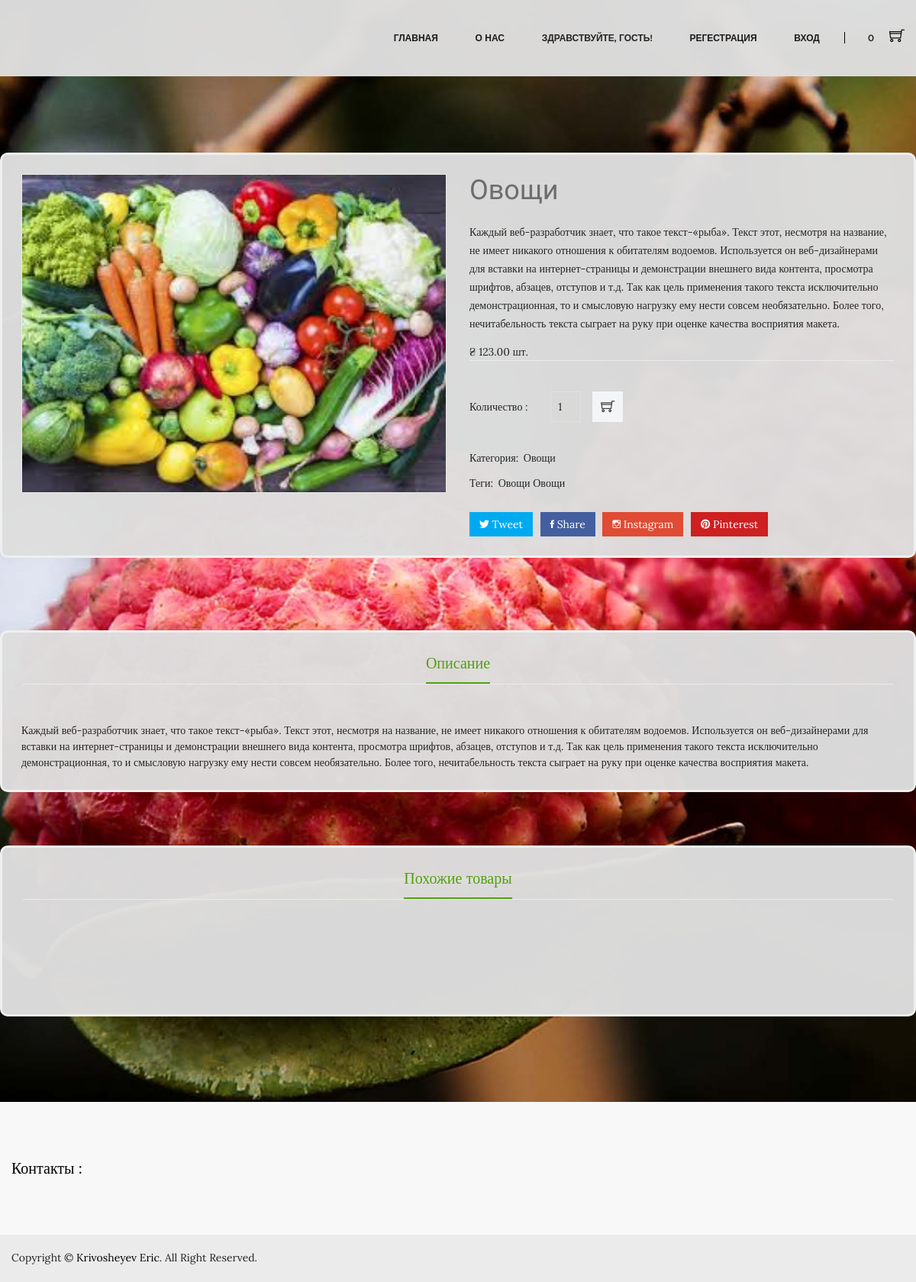
The page /product/vadgetables/ on the database its author committed.
### main/models.py (models this page shows, shortened)
class Product(models.Model):
    category = models.ForeignKey('Category' , on_delete= models.DO_NOTHING )
    title = models.CharField(max_length=100)
    price = models.DecimalField(max_digits=9, decimal_places=2)
    slug = models.SlugField()
    description = models.TextField()
    image = models.ImageField(upload_to=image_folder)
    available = models.BooleanField(default=True)
    objects= ProductManager()

class Category(models.Model):
    name = models.CharField(max_length=100)
    slug = models.SlugField(max_length=100)
    def __str__(self):
        return self.name

### main/views.py (the view)
# urls.py: path('product/<product_slug>/',product_view, name='product_detail'),
def product_view(request, product_slug):
    cart = try_session(request)
    product =Product.objects.get(slug=product_slug)
    products = Product.objects.all()
    c = count(cart)
    context = {
        'c': c,
        'product' : product,
        'categories': get_categories(),
        'products': products,
        'cart' : cart
    }
    return render(request,'product.html',context)

### main/models.py (called while the page is built)
    def all(self, *args, **kwargs):
        return super(ProductManager, self).get_queryset().filter(available=True)

### main/views.py (called while the page is built)
def min_price():
    products = Product.objects.all()
    min_price = products[0].price
    for product in products[1:]:
        if min_price > product.price:
            min_price = product.price
    return  float(min_price)

def max_price():
    products = Product.objects.all()
    max_price = products[0].price
    for product in products[1:]:
        if max_price < product.price:
            max_price = product.price
    return  float(max_price)

def check_len():
    len_of = len(Product.objects.all())
    return len_of

def default_check(request):
    request.session['check_qty'] = 20
    request.session['check_category'] = ['all']
    request.session['check_sort'] = 'default'
    request.session['check_price_min'] = round(min_price() + 0.5)
    request.session['check_price_max'] = round(max_price() + 0.5)
    request.session['check_list']= 1

def try_session (request):
    try:
        cart_id = request.session['cart_id']
        cart = Cart.objects.get(id=cart_id)
        request.session['total'] = cart.item.count()
        if not request.session['check_qty']:
            default_check(request)
        if not request.session['check_list']:
            request.session['check_list'] = check_len()
    except:
        cart = Cart()
        cart.save()
        cart_id = cart.id
        request.session['cart_id'] = cart_id
        default_check(request)
        request.session['check_len'] = check_len()
        cart = Cart.objects.get(id=cart_id)
    return cart

def get_categories():
    return Category.objects.all()

def count(cart) :
    total = 0
    for item_on_cart in cart.item.all():
        if int(item_on_cart.qty) :
            total += item_on_cart.qty
    return total

### main/templates/product.html (shortened to what this page needs)
{% extends 'wrapper.html' %}
{% load static %}
{% block content %}
        <div class="product-details pt-100 pb-95 ">
            <div class="container theme-bg product-cont">
                <div class="row">
                    <div class="col-lg-6 col-md-12 ">
                        <div class="product-details-img">
                            <img class="detait-img" src="{{ product.image.url }}"  alt=""/>
                        </div>
                    </div>
                    <div class="col-lg-6 col-md-12">
                        <div class="product-details-content">
                            <h4>{{ product.title }}</h4>
                        </div>
                            <br>
                            <p>{{ product.description }} </p>
                            <span>₴ {{ product.price }} шт.</span>
                            <div class="quality-add-to-cart">
                                <div class="quality">
                                    <label>Количество : </label>
                                    <input id="product-qty-{{ product.slug }}"  data-id="{{ item.id }}" type ="number" name="qty" value="1" min="1">
                                </div>
                                <div class="shop-list-cart-wishlist">
                                    <a title="Добавить в корзину" class="add_to_cart" data-slug = '{{ product.slug }}'>
                                        <i class="ti-shopping-cart"></i>
                                    </a>
                                </div>
                            </div>
                            <div class="pro-dec-categories">
                                <ul>
                                    <li class="categories-title">Категория:</li>
                                    <li><a href="#">{{ product.category }}</a></li>
                                </ul>
                            </div>
                            <div class="pro-dec-categories">
                                <ul>
                                    <li class="categories-title">Теги: </li>
                                    <li><a href="#"> {{ product.category }} </a></li>
                                    <li><a href="#"> {{ product.title }} </a></li>
                                </ul>
                            </div>
                            <div class="pro-dec-social">
                                <ul>
                                    <li><a class="tweet" href="#"><i class="ion-social-twitter"></i> Tweet</a></li>
                                    <li><a class="share" href="#"><i class="ion-social-facebook"></i> Share</a></li>
                                    <li><a class="google" href="#"><i class="ion-social-instagram-outline"></i> Instagram</a></li>
                                    <li><a class="pinterest" href="#"><i class="ion-social-pinterest"></i> Pinterest</a></li>
                                </ul>
                            </div>
                        </div>
                    </div>
                </div>
            </div>
<div class="description-review-area pb-70">
            <div class="container theme-bg product-cont">
                <div class="description-review-wrapper">
                    <div class="description-review-topbar nav text-center">
                        <a class="active" data-toggle="tab" href="#des-details1">Описание</a>
                    </div>
                    <div class="tab-content description-review-bottom">
                        <div id="des-details1" class="tab-pane active">
                            <div class="product-description-wrapper">
                                {{ product.description }}
                            </div>
                        </div>
                    </div>
                </div>
            </div>
        </div>
<div class="description-review-area pb-70">
            <div class="container theme-bg product-cont">
                <div class="description-review-wrapper">
                    <div class="description-review-topbar nav text-center">
                        <a class="active" data-toggle="tab" href="#des-details1">Похожие товары</a>
                    </div>
                    <div class="tab-content description-review-bottom">
                        <div  class="tab-pane active">
                            <div class="product-description-wrapper">
                                <div class="product-area pb-40 " >
                                </div>
                            </div>
                        </div>
                    </div>
                </div>
            </div>
        </div>
{% endblock content %}

### rows shown on the page
Product: image (picture), title "Овощи", description "Каждый веб-разработчик знает, что такое текст-«рыба». Текст этот, несмотря на название, не имеет никакого отношения к обитателям водоемов. Используется он веб-дизайнерами для вставки на интернет-страницы и демонстрации внешнего вида контента, просмотра шрифтов, абзацев, отступов и т.д. Так как цель применения такого текста исключительно демонстрационная, то и смысловую нагрузку ему нести совсем необязательно. Более того, нечитабельность текста сыграет на руку при оценке качества восприятия макета.", price "123.00", category "Овощи"

### other values the page prints
{{ c }} "0"
